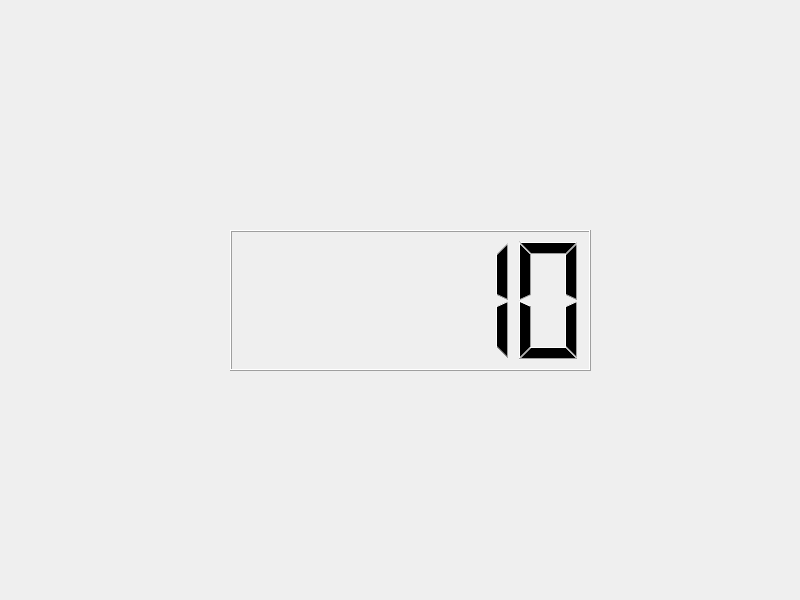
<?xml version="1.0" encoding="UTF-8"?>
<ui version="4.0">
 <class>Widget</class>
 <widget class="QWidget" name="Widget">
  <property name="geometry">
   <rect>
    <x>0</x>
    <y>0</y>
    <width>800</width>
    <height>600</height>
   </rect>
  </property>
  <property name="windowTitle">
   <string>Widget</string>
  </property>
  <widget class="QLCDNumber" name="lcdNumber">
   <property name="geometry">
    <rect>
     <x>230</x>
     <y>230</y>
     <width>361</width>
     <height>141</height>
    </rect>
   </property>
   <property name="midLineWidth">
    <number>0</number>
   </property>
   <property name="intValue" stdset="0">
    <number>10</number>
   </property>
  </widget>
 </widget>
 <resources/>
 <connections/>
</ui>
